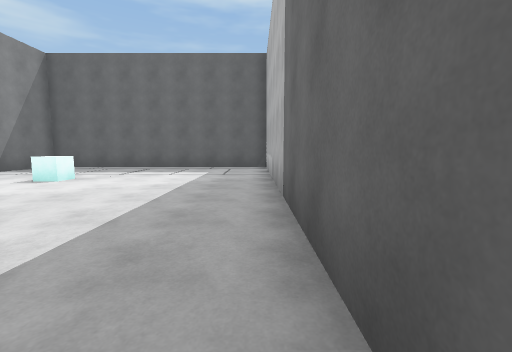
View 1 (above)

19 first-person views from a walk through a Unity game level. The camera is 1.3 m above the floor, tilts 6° down and sees 90° across. The floor is counted in squares, 2 m on a side. Each view is taken from the middle of a square. On the plan, view 1 faces up. The plan holds only what a view shows up to about 9 squares ahead; the rest is blank. The place goes on beyond the plan. The player character is not drawn. Door leaves are left out, so doorways stand open. Surface patterns are stand-ins for the level's own textures.

View 2
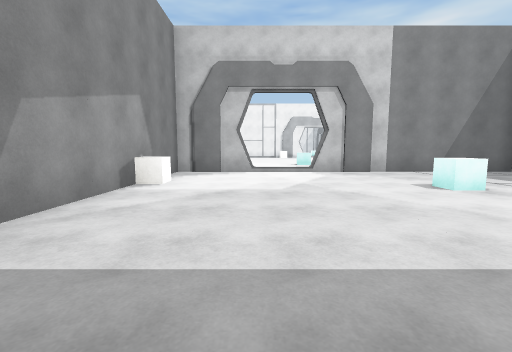

View 3
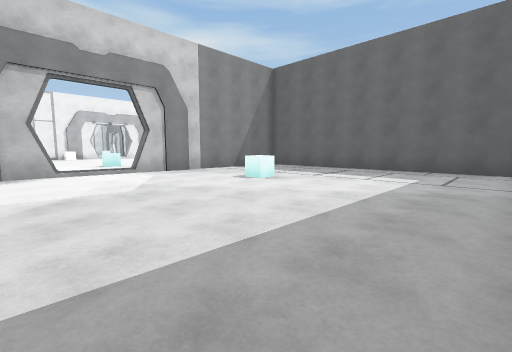

View 4
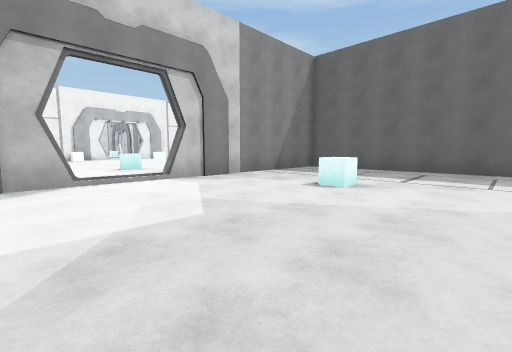

View 5
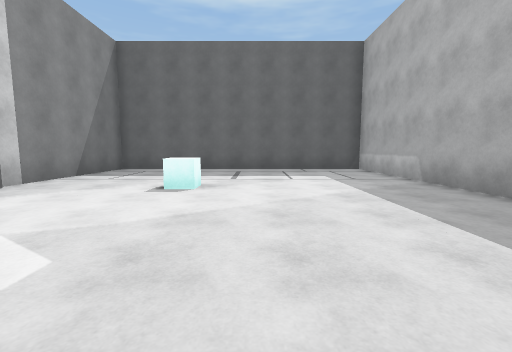

View 6
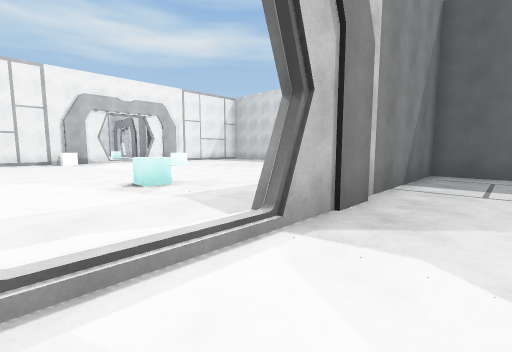

View 7
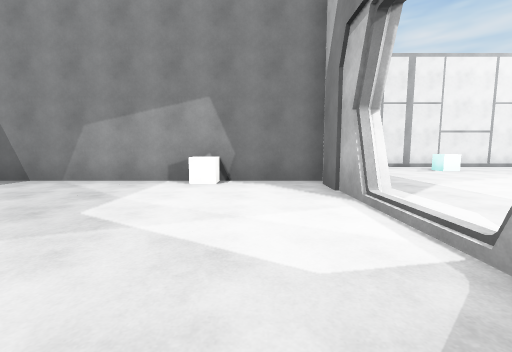

View 8
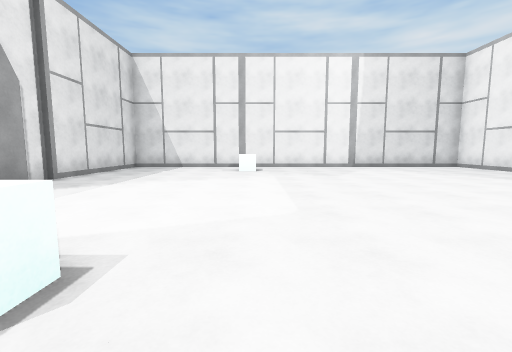

View 9
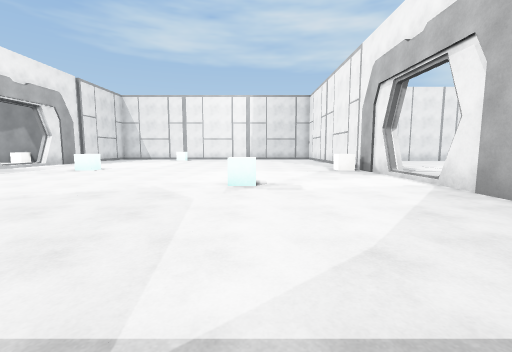

View 10
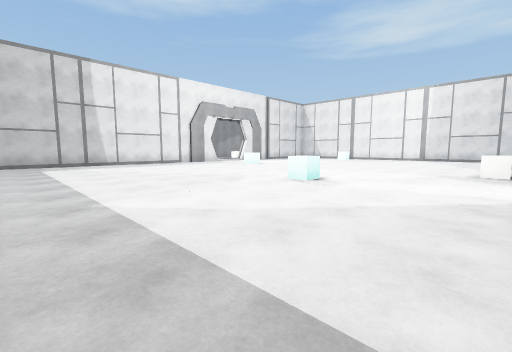

View 11
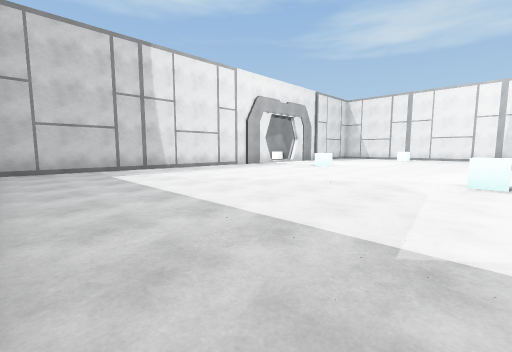

View 12
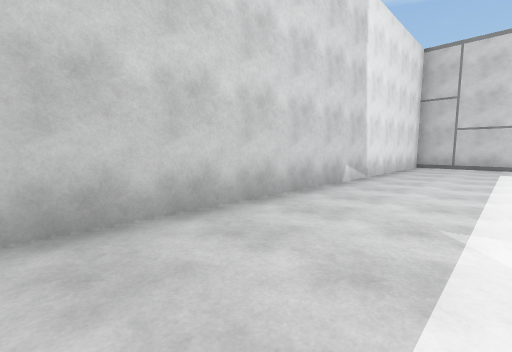

View 13
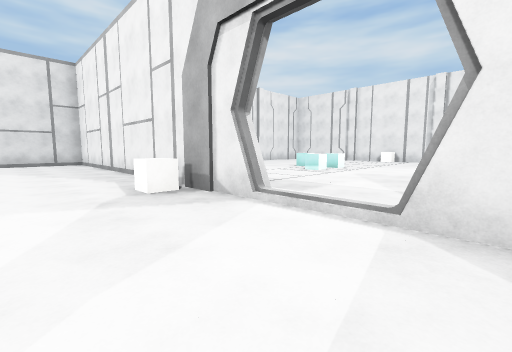

View 14
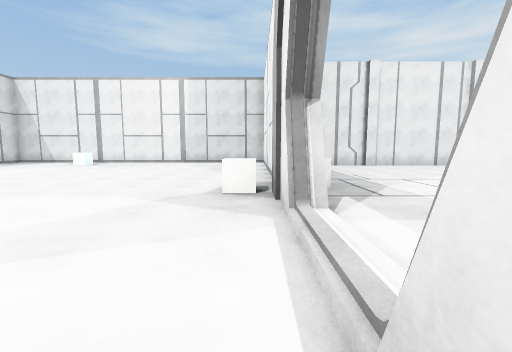

View 15
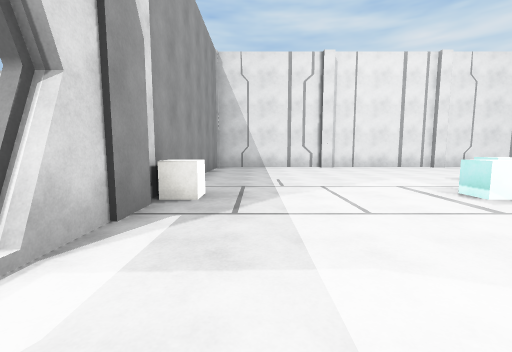

View 16
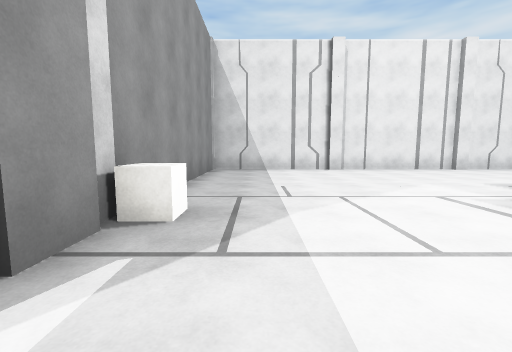

View 17
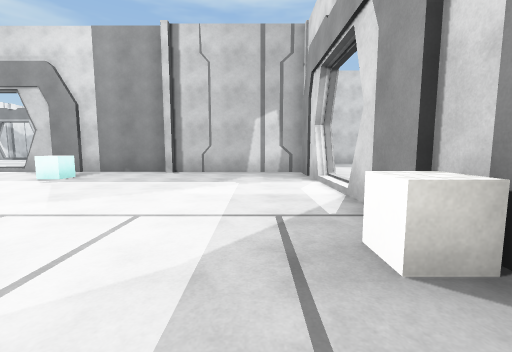

View 18
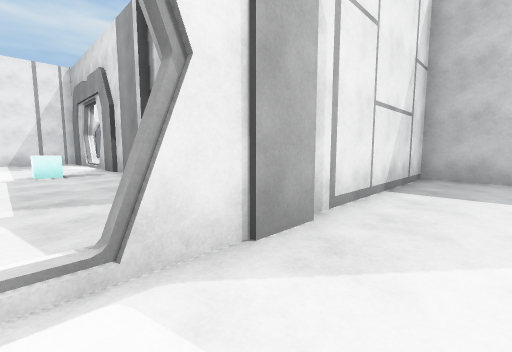

View 19
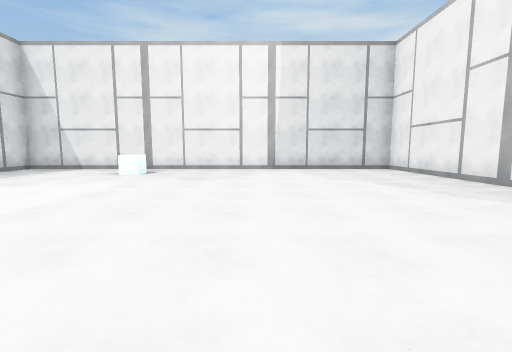

### Floor plan
Points are (right, up) in squares from view 1. A wall is a line through its corners. A room is listed if a view was taken in it or the views show most of it. See-through windows are left out.
Room 1 (views 1, 2, 3, 4, 5, 6, 7)
walls: (-7.4, 1.8) (-7.4, -0.2) (-0.8, -0.2); (0.4, 0.2) (0.4, 9.4) (-7.4, 9.4) (-7.4, 3.5)
ways out: open door at (-7.5, 3) to room 2
objects: cube (-5, 0); cube (-4, 5)
Room 2 (views 8, 9, 10, 11, 12, 13, 14, 18, 19)
walls: (-19.3, 2.6) (-19.3, -4.4) (-7.6, -4.4) (-7.6, -0.4); (-19.3, 5.8) (-19.3, 4.8); (-7.6, -0.2) (-7.6, 0.9); (-7.6, 8.5) (-7.6, 13.4) (-19.3, 13.4) (-19.3, 7.2)
ways out: open door at (-7.5, 3) to room 1; open door at (-19.5, 6.5) to room 3
objects: cube (-19, 4); cube (-16, 7); cube (-12, -3); cube (-11, 4)
Room 3 (views 15, 16, 17)
walls: (-19.7, 4.4) (-19.7, 5.5); (-23.7, -2.1) (-23.2, -2.1); (-23.4, -2.2) (-19.7, -2.2) (-19.7, 2.6); (-19.7, 7.5) (-19.7, 9); (-26.5, -2.2) (-23.8, -2.2); (-23.5, 9.4) (-26.5, 9.4); (-19.6, 9.4) (-23.4, 9.4)
ways out: open door at (-19.5, 6.5) to room 2
objects: other object (-26, 2); cube (-26, 8); other object (-25, 3); cube (-24, 3); cube (-20, 3) to (-20, 4)

Where each view was taken, in squares from view 1:
view 1: 0 up, 0 right, facing up
view 2: 2 up, 0 right, facing left
view 3: 1 up, 0 right, facing up-left
view 4: 1 up, 2 left, facing up-left
view 5: 1 up, 3 left, facing up
view 6: 2 up, 6 left, facing up-left
view 7: 5 up, 6 left, facing down
view 8: 5 up, 12 left, facing down
view 9: 12 up, 16 left, facing down
view 10: 12 up, 19 left, facing down-right
view 11: 13 up, 16 left, facing down-right
view 12: 11 up, 18 left, facing up-right
view 13: 8 up, 17 left, facing down-left
view 14: 8 up, 19 left, facing down
view 15: 7 up, 21 left, facing down
view 16: 6 up, 21 left, facing down
view 17: 2 up, 21 left, facing up
view 18: 7 up, 18 left, facing up-left
view 19: 4 up, 15 left, facing down
